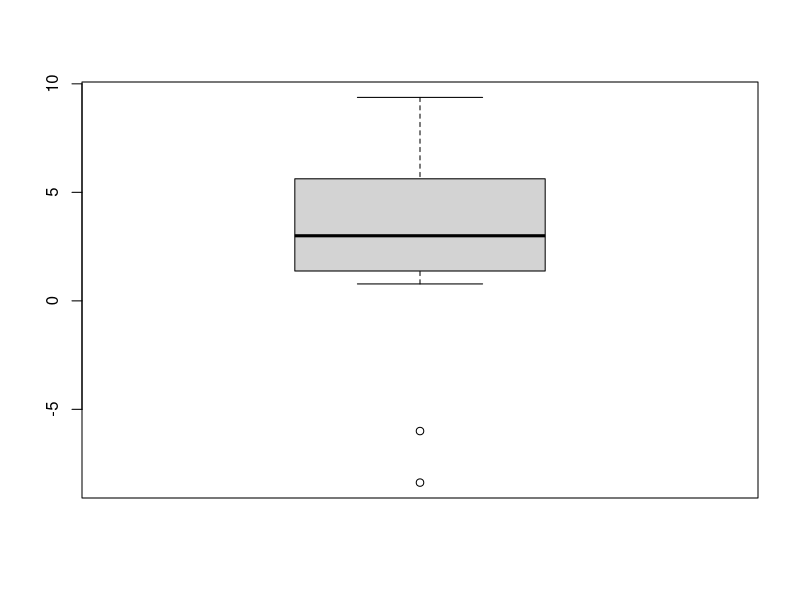
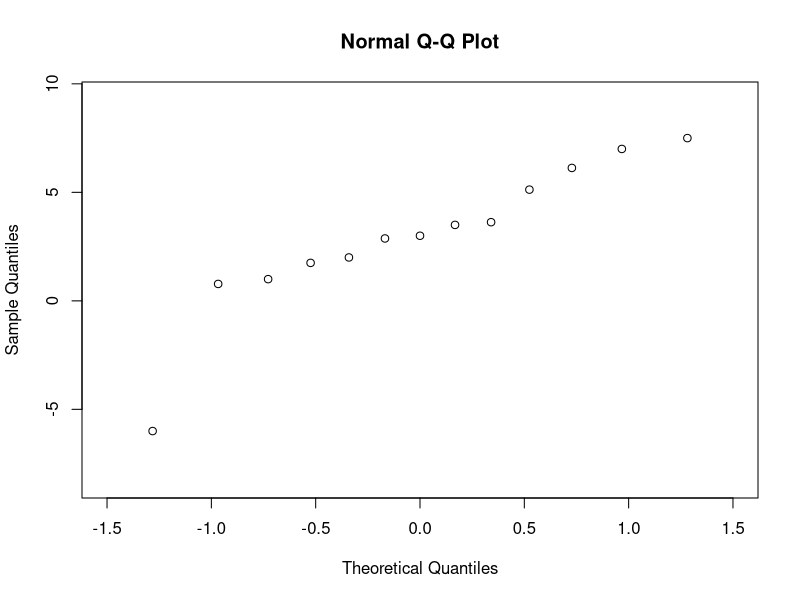

Write the R code that produced these figures, in order.
#Page no 245

pot<-c(1:15)
cross<-c(23.5,12,21,22,19.125,21.5,22.125,20.375,18.250,21.625,23.250,21,22.125,23,12)
self<-c(17.375,20.375,20,20,18.345,18.625,18.625,15.25,16.5,18,16.25,18,12.75,15.5,18)
data<-data.frame(pot,cross,self)
boxplot(data$cross-data$self)
qqnorm(data$cross-data$self,xlim=c(-1.5,1.5))
